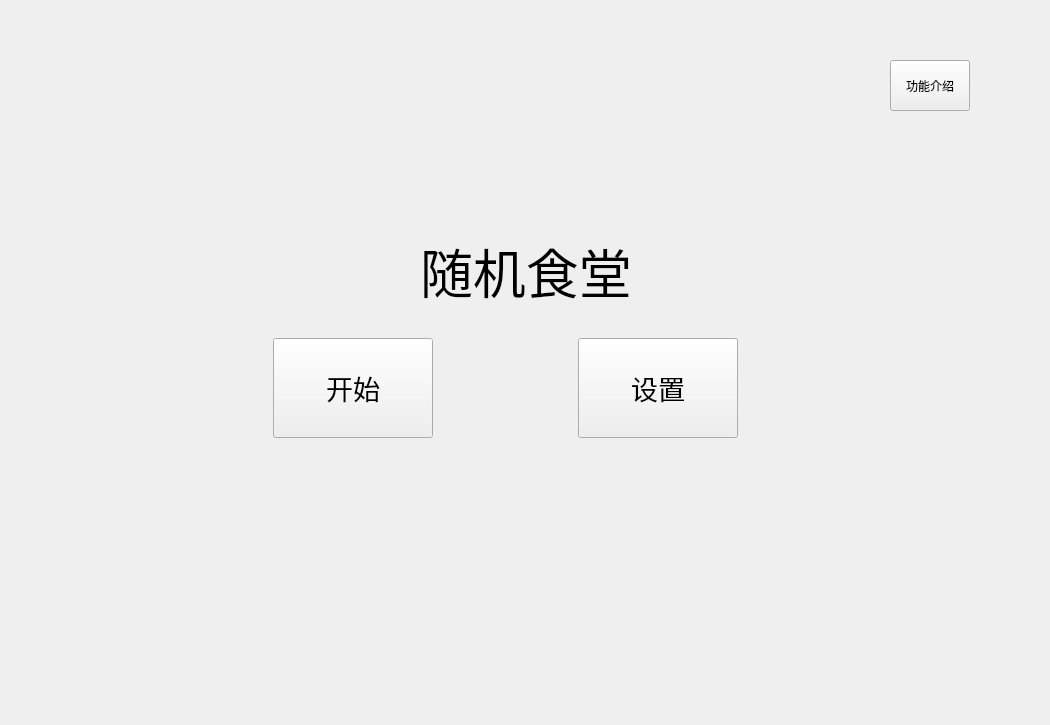
<?xml version="1.0" encoding="UTF-8"?>
<ui version="4.0">
 <class>OpenPage</class>
 <widget class="QWidget" name="OpenPage">
  <property name="geometry">
   <rect>
    <x>0</x>
    <y>0</y>
    <width>1050</width>
    <height>725</height>
   </rect>
  </property>
  <property name="minimumSize">
   <size>
    <width>1050</width>
    <height>725</height>
   </size>
  </property>
  <property name="maximumSize">
   <size>
    <width>1050</width>
    <height>725</height>
   </size>
  </property>
  <property name="cursor">
   <cursorShape>ArrowCursor</cursorShape>
  </property>
  <property name="windowTitle">
   <string>食堂模拟器  Ver 0</string>
  </property>
  <widget class="QLabel" name="label">
   <property name="geometry">
    <rect>
     <x>420</x>
     <y>240</y>
     <width>221</width>
     <height>61</height>
    </rect>
   </property>
   <property name="sizePolicy">
    <sizepolicy hsizetype="Preferred" vsizetype="Preferred">
     <horstretch>50</horstretch>
     <verstretch>50</verstretch>
    </sizepolicy>
   </property>
   <property name="minimumSize">
    <size>
     <width>0</width>
     <height>0</height>
    </size>
   </property>
   <property name="baseSize">
    <size>
     <width>0</width>
     <height>0</height>
    </size>
   </property>
   <property name="font">
    <font>
     <family>华文行楷</family>
     <pointsize>40</pointsize>
    </font>
   </property>
   <property name="text">
    <string>随机食堂</string>
   </property>
  </widget>
  <widget class="QPushButton" name="intro_button">
   <property name="geometry">
    <rect>
     <x>890</x>
     <y>60</y>
     <width>80</width>
     <height>51</height>
    </rect>
   </property>
   <property name="font">
    <font>
     <family>楷体</family>
    </font>
   </property>
   <property name="cursor">
    <cursorShape>PointingHandCursor</cursorShape>
   </property>
   <property name="text">
    <string>功能介绍</string>
   </property>
  </widget>
  <widget class="QWidget" name="layoutWidget">
   <property name="geometry">
    <rect>
     <x>273</x>
     <y>313</y>
     <width>581</width>
     <height>151</height>
    </rect>
   </property>
   <layout class="QVBoxLayout" name="verticalLayout">
    <item>
     <layout class="QHBoxLayout" name="horizontalLayout">
      <property name="spacing">
       <number>30</number>
      </property>
      <item>
       <widget class="QPushButton" name="begin_button">
        <property name="minimumSize">
         <size>
          <width>160</width>
          <height>100</height>
         </size>
        </property>
        <property name="maximumSize">
         <size>
          <width>160</width>
          <height>100</height>
         </size>
        </property>
        <property name="font">
         <font>
          <family>楷体</family>
          <pointsize>20</pointsize>
         </font>
        </property>
        <property name="cursor">
         <cursorShape>PointingHandCursor</cursorShape>
        </property>
        <property name="text">
         <string>开始</string>
        </property>
       </widget>
      </item>
      <item>
       <spacer name="horizontalSpacer_3">
        <property name="orientation">
         <enum>Qt::Horizontal</enum>
        </property>
        <property name="sizeHint" stdset="0">
         <size>
          <width>40</width>
          <height>20</height>
         </size>
        </property>
       </spacer>
      </item>
      <item>
       <spacer name="horizontalSpacer">
        <property name="orientation">
         <enum>Qt::Horizontal</enum>
        </property>
        <property name="sizeHint" stdset="0">
         <size>
          <width>8000</width>
          <height>20</height>
         </size>
        </property>
       </spacer>
      </item>
      <item>
       <widget class="QPushButton" name="set_button">
        <property name="minimumSize">
         <size>
          <width>160</width>
          <height>100</height>
         </size>
        </property>
        <property name="maximumSize">
         <size>
          <width>160</width>
          <height>100</height>
         </size>
        </property>
        <property name="font">
         <font>
          <family>楷体</family>
          <pointsize>20</pointsize>
         </font>
        </property>
        <property name="cursor">
         <cursorShape>PointingHandCursor</cursorShape>
        </property>
        <property name="text">
         <string>设置</string>
        </property>
       </widget>
      </item>
      <item>
       <spacer name="horizontalSpacer_4">
        <property name="orientation">
         <enum>Qt::Horizontal</enum>
        </property>
        <property name="sizeHint" stdset="0">
         <size>
          <width>40</width>
          <height>20</height>
         </size>
        </property>
       </spacer>
      </item>
      <item>
       <spacer name="horizontalSpacer_2">
        <property name="orientation">
         <enum>Qt::Horizontal</enum>
        </property>
        <property name="sizeHint" stdset="0">
         <size>
          <width>8000</width>
          <height>20</height>
         </size>
        </property>
       </spacer>
      </item>
     </layout>
    </item>
   </layout>
  </widget>
 </widget>
 <resources/>
 <connections/>
</ui>
